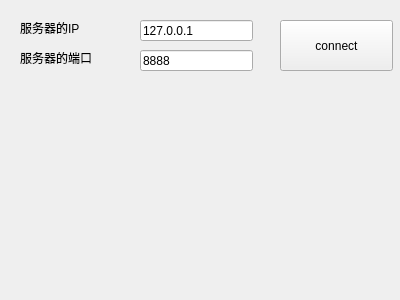
<?xml version="1.0" encoding="UTF-8"?>
<ui version="4.0">
 <class>CleintWidget</class>
 <widget class="QWidget" name="CleintWidget">
  <property name="geometry">
   <rect>
    <x>0</x>
    <y>0</y>
    <width>400</width>
    <height>300</height>
   </rect>
  </property>
  <property name="windowTitle">
   <string>Form</string>
  </property>
  <widget class="QLabel" name="label">
   <property name="geometry">
    <rect>
     <x>20</x>
     <y>20</y>
     <width>91</width>
     <height>16</height>
    </rect>
   </property>
   <property name="text">
    <string>服务器的IP</string>
   </property>
  </widget>
  <widget class="QLineEdit" name="lineEditIP">
   <property name="geometry">
    <rect>
     <x>140</x>
     <y>20</y>
     <width>113</width>
     <height>21</height>
    </rect>
   </property>
   <property name="text">
    <string>127.0.0.1</string>
   </property>
  </widget>
  <widget class="QLabel" name="label_2">
   <property name="geometry">
    <rect>
     <x>20</x>
     <y>50</y>
     <width>81</width>
     <height>16</height>
    </rect>
   </property>
   <property name="text">
    <string>服务器的端口</string>
   </property>
  </widget>
  <widget class="QLineEdit" name="lineEditPort">
   <property name="geometry">
    <rect>
     <x>140</x>
     <y>50</y>
     <width>113</width>
     <height>21</height>
    </rect>
   </property>
   <property name="text">
    <string>8888</string>
   </property>
  </widget>
  <widget class="QPushButton" name="pushButton">
   <property name="geometry">
    <rect>
     <x>280</x>
     <y>20</y>
     <width>113</width>
     <height>51</height>
    </rect>
   </property>
   <property name="text">
    <string>connect</string>
   </property>
  </widget>
 </widget>
 <resources/>
 <connections/>
</ui>
